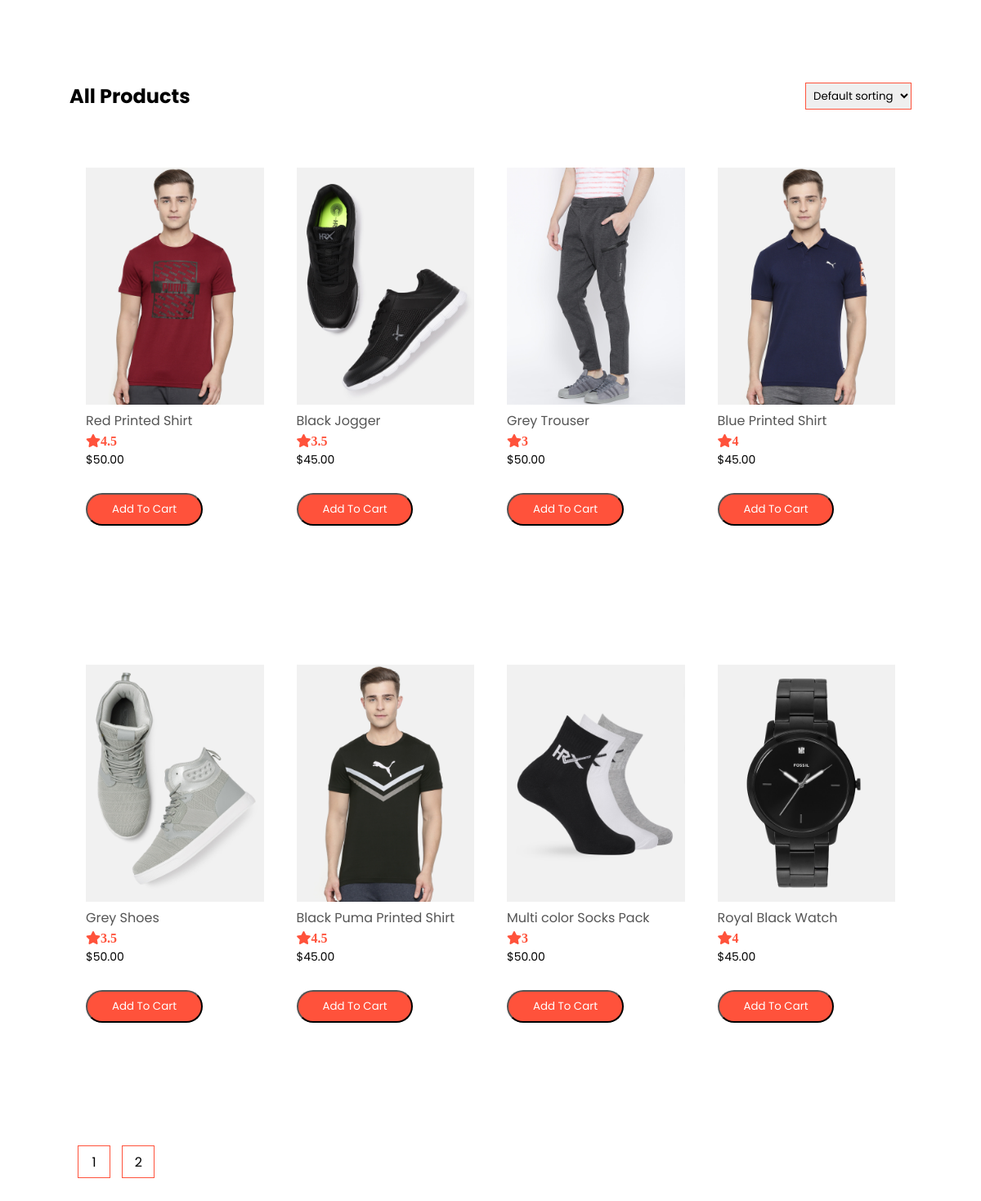
The page /checkdb.php on the database its author committed.
### tables this page shows
CREATE TABLE `products` (
  `product_id` int(11) NOT NULL,
  `date` date NOT NULL,
  `product_code` varchar(500) NOT NULL,
  `product_name` varchar(500) NOT NULL,
  `product_image` varchar(500) NOT NULL,
  `product_price` float NOT NULL,
  `product_tax` float NOT NULL,
  `product_category_id` int(11) NOT NULL,
  `product_size` varchar(500) NOT NULL,
  `product_quantity` int(11) NOT NULL,
  `product_color` varchar(500) NOT NULL,
  `product_rating` float DEFAULT NULL,
  `product_discount` float DEFAULT NULL,
  `product_offer` varchar(500) DEFAULT NULL,
  `product_description` varchar(500) DEFAULT NULL
);

### checkdb.php (the view, shortened to what this page needs)
<!DOCTYPE html>
<html lang="en">
<head>
    <link rel="stylesheet" href="https://use.fontawesome.com/releases/v5.15.4/css/all.css">
    <link rel="stylesheet" href="css/allproduct.css">
</head>
<body>
    <?php
    include("dbcon.php");
    ?>
    <div class="small_container">
        <div class="row row-2">
            <h2>All Products</h2>
            <form action="" method="POST">
                <select name="sorting" id="sorting" onchange="this.form.submit();">
                    <option value="0">Default sorting</option>
                </select>
            </form>
        </div>
        <div class="row ">
            <?php
            $limit = 8;
            if(isset($_GET['page'])){
                $page = $_GET['page'];
            }else{
                $page = 1;
            }
            $offset = ($page -1)*$limit ;
            if (isset($_POST['sorting'])) {
                $filter = $_POST['sorting'];
                if ($filter == 1) {
                    $queryrating = "SELECT * FROM `products` order by product_rating DESC LIMIT {$offset}, {$limit}";
                    $result = mysqli_query($con, $queryrating);
                } else if ($filter == 2) {
                    $queryprice = "SELECT * FROM `products` order by product_price ASC LIMIT {$offset}, {$limit}";
                    $result = mysqli_query($con, $queryprice);
                }
            } else {
                $query = "SELECT * FROM `products` order by product_id ASC LIMIT {$offset}, {$limit} ";
                $result = mysqli_query($con, $query);
            }
            $num  = mysqli_num_rows($result);
            if ($num > 0) {
                while ($row = mysqli_fetch_array($result)) {
            ?>
                    <form action="" method="POST" class="col-4">
                        <div class="col-4">
                            <img src="<?php echo  $row['product_image']; ?>" alt="Product Image">
                            <h4><?php echo $row['product_name']; ?></h4>
                            <div class="rating">
                                <i class="fa fa-star"><?php echo $row['product_rating']; ?></i>
                            </div>
                            <p> $<?php echo number_format($row['product_price'], 2); ?></p>
                            <button type="submit" class="btn">Add To Cart</button>
                        </div>
                    </form>
            <?php
                }
            } else {
            }
            ?>
        </div>
        <?php
        $record = mysqli_query($con, "SELECT * FROM `products`") or die("Query Failed");
        if (mysqli_num_rows($record) > 0) {
            $total_record = mysqli_num_rows($record);
            $total_page = ceil($total_record / $limit);
        ?>
            <div class="page-btn"><?php
                                    for ($i = 1; $i <= $total_page; $i++) {
                                    ?> <a href="checkdb.php?page=<?php echo $i; ?>"><span><?php echo $i; ?></span></a> <?php
                                                                                                                    } ?>
            </div>
        <?php
        }
        ?>
    </div>
</body>
</html>

### css/allproduct.css (style rules this page uses)
* { margin: 0; padding: 0; box-sizing: border-box; font-family: 'Poppins', sans-serif; }
.small_container { max-width: 1080px; margin: auto; padding-left: 25px; padding-right: 25px; }
.row { display: flex; align-items: center; flex-wrap: wrap; justify-content: space-between !important; }
.row-2 { margin: 100px auto 50px; justify-content: space-between !important; }
select { border: 1px solid #ff523b; padding: 5px; }
h4 { color: #555; font-weight: normal; }
.col-4 { flex-basis: 25%; padding: 10px; min-width: 200px; margin-bottom: 50px; transition: transform 0.5s; }
.col-4 img { width: 100%; }
.col-4 p { font-size: 14px; }
.rating .fa { color: #ff523b; }
.btn { display: inline-block; background: #ff523b; color: #fff; padding : 8px 30px; margin: 30px 0 ; border-radius: 30px; transition: background 0.5s; }
.page-btn { margin: 0 auto 80px; }
.page-btn span { display: inline-block; border: 1px solid #ff523b; margin-left: 10px; width: 40px; height: 40px; text-align: center; line-height: 40px; cursor: pointer; }
a { text-decoration: none; color: #000; }

### rows shown on the page
products: product_image (picture), product_name "Red Printed Shirt", product_rating "4.5", product_price "50.00"
products: product_image (picture), product_name "Black Jogger", product_rating "3.5", product_price "45.00"
products: product_image (picture), product_name "Grey Trouser", product_rating "3", product_price "50.00"
products: product_image (picture), product_name "Blue Printed Shirt", product_rating "4", product_price "45.00"
products: product_image (picture), product_name "Grey Shoes", product_rating "3.5", product_price "50.00"
products: product_image (picture), product_name "Black Puma Printed Shirt", product_rating "4.5", product_price "45.00"
products: product_image (picture), product_name "Multi color Socks Pack", product_rating "3", product_price "50.00"
products: product_image (picture), product_name "Royal Black Watch", product_rating "4", product_price "45.00"
